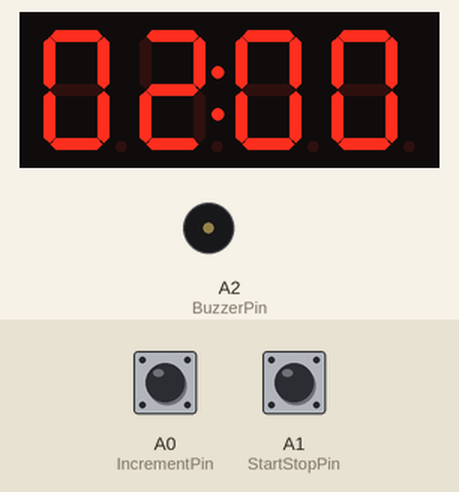
A sketch run on a simulated Arduino Uno, built with avr-gcc and run on an emulated ATmega328P. Parts: 4-digit seven-segment display, buzzer (waves = sounding, pin HIGH). The test bench sets the inputs (shaded band); at power-on: A1 (StartStopPin) HIGH, A0 (IncrementPin) HIGH.

Above: at 1.2 s.
1.3 s: A1 (StartStopPin) pulled LOW for 0.15 s
At 2.5 s:
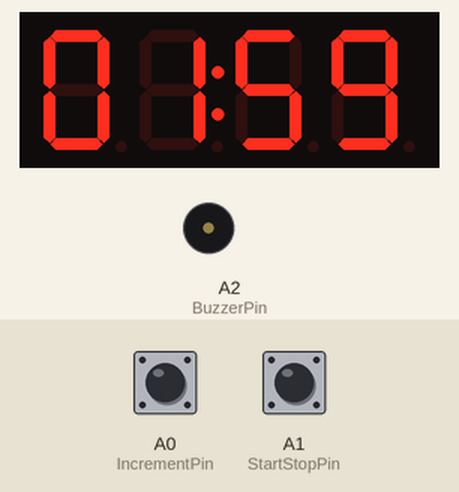
4.4 s: A0 (IncrementPin) pulled LOW for 3.2 s
At 8.8 s:
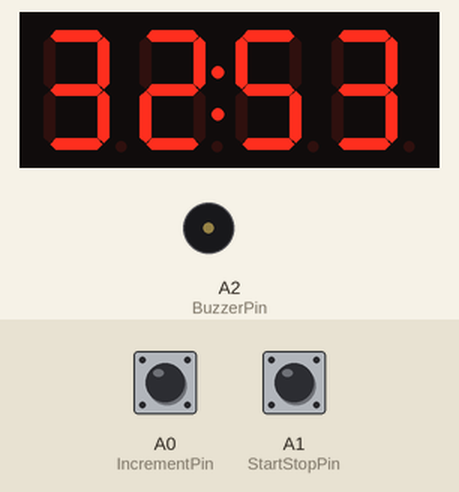
9.1 s: A0 (IncrementPin) pulled LOW for 0.15 s
At 11.4 s:
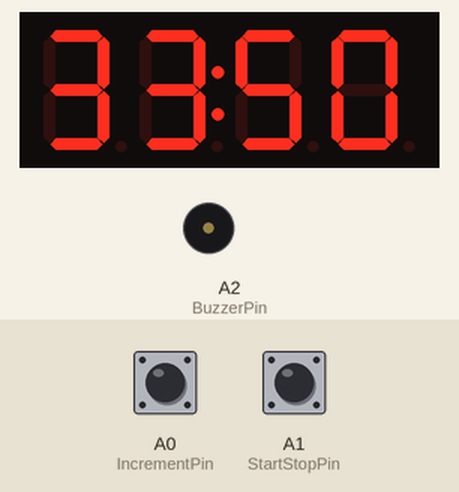
11.5 s: A1 (StartStopPin) pulled LOW for 3.2 s
At 14.5 s:
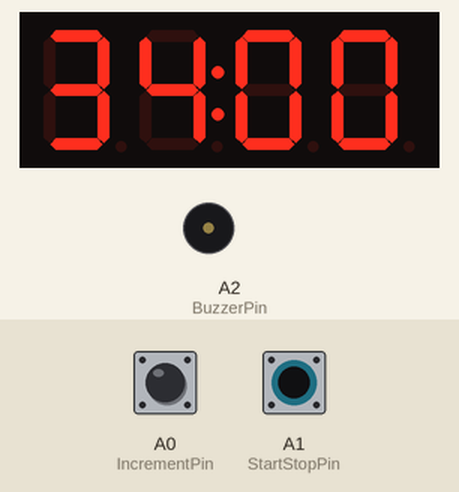
Timing chart, 0 to 16.0 s (numbered marks = the images above; inputs shaded):
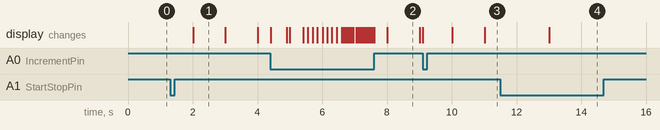

The sketch:

TimeboxTimer.ino
```cpp
// (licence header left out)
#include "TM1637.h" // https://github.com/Seeed-Studio/Seeed_Grove_4Digital_Display_g/blob/master/TM1637.h

// wired pins
const int IncrementPin = A0;
const int StartStopPin = A1;
const int BuzzerPin = A2;
const int CLK_pin = 2; //pins definitions for TM1637 and can be changed to other ports
const int DIO_pin = 3;

// constants
const unsigned int incrementInterval = 60;

// global vars
unsigned int startTick = 0;
int initialTime = 120;
int elapsedTime = 0;
unsigned int startPressedTick = 0;
unsigned long incrementPressedTick = 0;
int incCount = 0;
bool isRunning = false;
int timerValue = 0;
TM1637 disp(CLK_pin, DIO_pin);

void Beep()
{
  for (int i = 0; i < 3; ++i)
  {
    digitalWrite(BuzzerPin, HIGH);
    delay(100);
    digitalWrite(BuzzerPin, LOW);
    delay(100);
  }
}

void setup()
{
  pinMode(IncrementPin, INPUT_PULLUP);
  pinMode(StartStopPin, INPUT_PULLUP);
  pinMode(BuzzerPin, OUTPUT);

  disp.set(BRIGHT_DARKEST);
  disp.init();
  disp.point(POINT_ON);
  //Beep();

  //Serial.begin(9600);
}

unsigned int GetCurrentTick() { return millis()/1000; }

void Reset()
{
  Stop();
  elapsedTime = 0;
}

void Start()
{
  isRunning = true;
  disp.set(BRIGHT_TYPICAL);
  startTick = GetCurrentTick() - elapsedTime;
}

void Stop()
{
  isRunning = false;
  disp.set(BRIGHT_DARKEST);
}

void loop()
{
  const auto tick = GetCurrentTick();

  if (digitalRead(StartStopPin) == LOW)
  {
    if (startPressedTick == 0)
    {
      startPressedTick = tick;

      if (!isRunning)
      {
        Start();
      }
      else
      {
        Stop();
      }
      //Serial.println("StartStop pressed");
    }
    else if (tick - startPressedTick > 3)
    {
      initialTime = 0;
    }
    else if (tick - startPressedTick > 1)
    {
      Reset();
    }

  }

  if (digitalRead(StartStopPin) == HIGH && startPressedTick != 0)
  {
    startPressedTick = 0;
  }

  const auto incTick = millis();

  if (digitalRead(IncrementPin) == LOW)
  {
    if (incrementPressedTick == 0)
    {
      initialTime += incrementInterval;
      //Serial.println("Increment pressed");
      incrementPressedTick = incTick;
      ++incCount;
    }
    else if (
      (incCount > 10 && incTick - incrementPressedTick >= 50) ||
      (incCount > 2 && incTick - incrementPressedTick >= 150)
          || incTick - incrementPressedTick >= 500)
    {
      initialTime += incrementInterval;
      incrementPressedTick = incTick;
      ++incCount;
    }

    //Serial.println(incTick - incrementPressedTick);
  }

  if (digitalRead(IncrementPin) == HIGH && incrementPressedTick != 0)
  {
    incrementPressedTick = 0;
    incCount = 0;
  }

  //Serial.print("tick: "); Serial.println(GetCurrentTick());
  //Serial.print("elapsed: "); Serial.println(elapsedTime);
  auto remainingTime = GetTimeRemaining();
  DisplayTime(remainingTime);

  if (isRunning && elapsedTime >= initialTime)
  {
    Stop();
    Beep();
  }
}

int GetTimeRemaining()
{
  if (isRunning)
  {
    int timePassed = GetCurrentTick() - startTick;
    //Serial.print("passed: "); Serial.println(timePassed);
    elapsedTime = timePassed;
  }

  return initialTime - elapsedTime;
}

void DisplayTime(int totalSecs)
{
  if (timerValue != totalSecs)
  {
    timerValue = totalSecs;
    int minutes = totalSecs / 60;
    int seconds = totalSecs % 60;

    int8_t TimeDisp[] = {0x00,0x00,0x00,0x00};
    TimeDisp[0] = minutes / 10;
    TimeDisp[1] = minutes % 10;
    TimeDisp[2] = seconds / 10;
    TimeDisp[3] = seconds % 10;
    disp.display(TimeDisp);

    //Serial.print(minutes);
    //Serial.print(":");
    //Serial.println(seconds);
  }
}
```

Measured:
- after the input at 1.3 s, the display: changes after 0.71 s (image 1)
- what the display in image 2 shows lasts 1.0 s, from 8.0 s to 9.0 s
